Frame 1 (no input): blank canvas, image omitted
Frame 60 (no input): blank canvas, image omitted
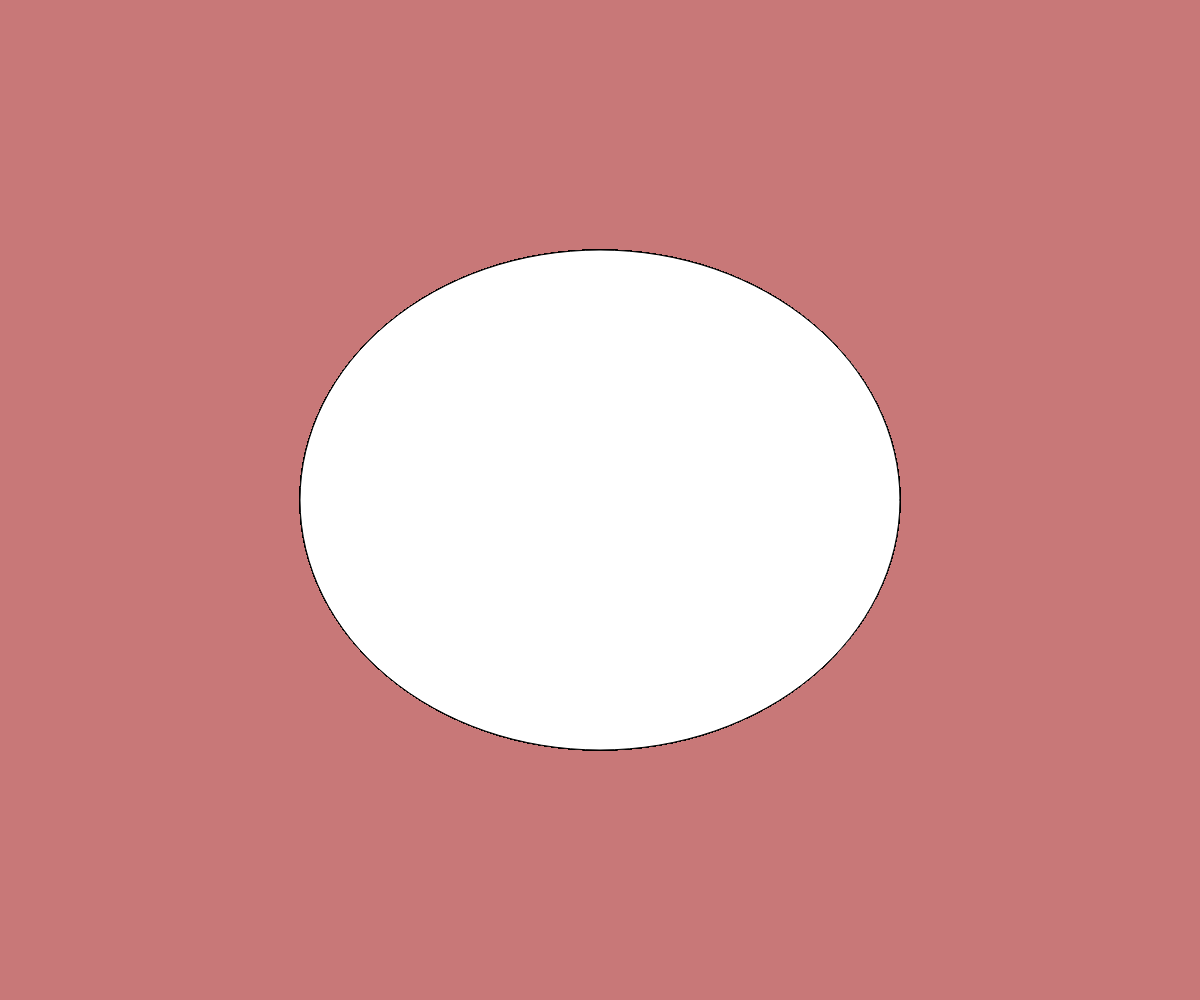
Frame 120 (the mouse pressed at the canvas centre since frame 60)

The p5.js sketch whose frames 1 and 60 were blank and that drew this single picture after the mouse press (run headless with seeded random() and noise() and a simulated clock; from frame 60 on, the mouse is pressed at the canvas centre):

// p5.js sketch
// ── sketch.js
function setup(){
    createCanvas(windowWidth,windowHeight)
    background(200, 120, 120);
 
}

function draw(){
    ellipse(mouseX,mouseY,mouseX,mouseY)
}

function windowResized(){
    resizeCanvas(windowWidth,windowHeight);
    background(200,120,120)

}

// ── style.css
canvas{
    position:fixed;
    left: 0;
    top: 0;
    z-index: -1;
}
